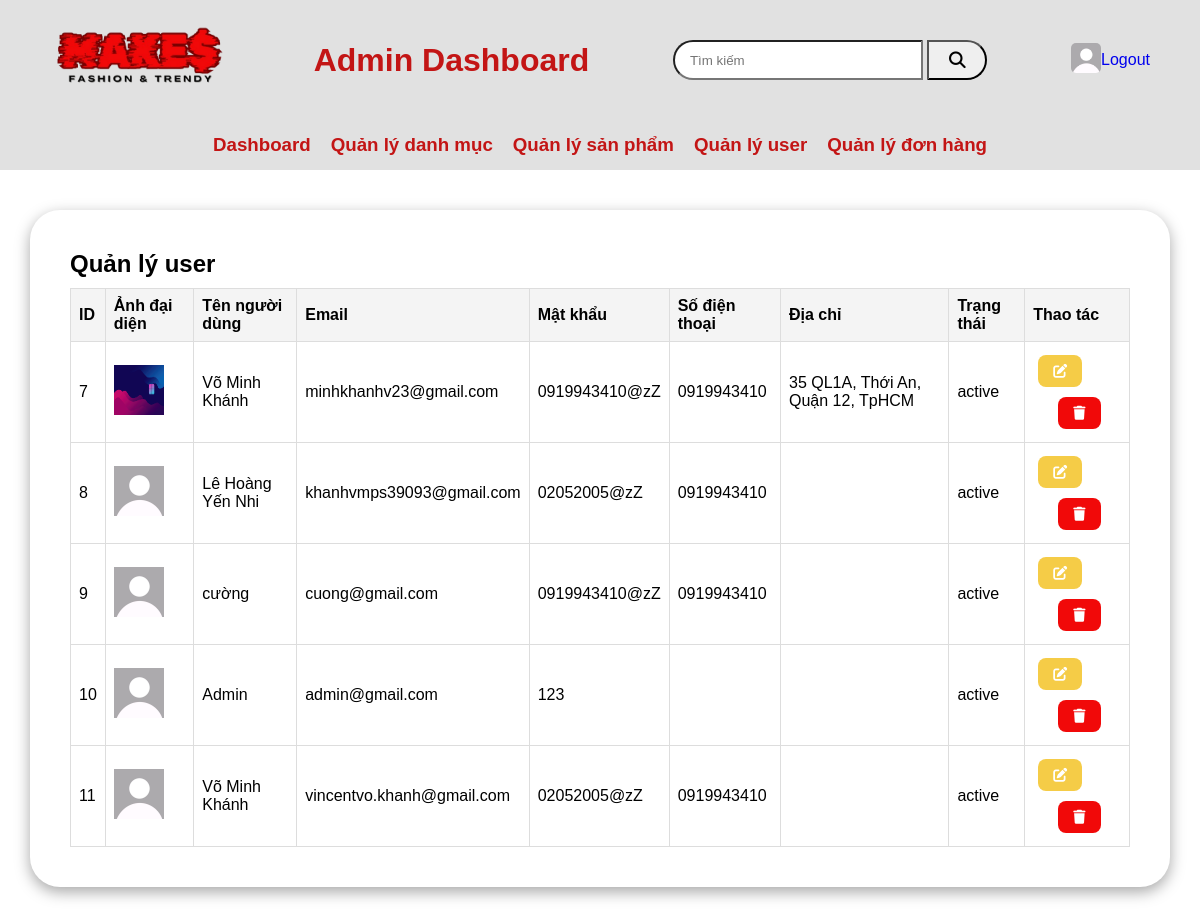
/admin/user (signed in), run on the app's committed database.
### tables this page shows
CREATE TABLE `users` (
  `id` int(10) NOT NULL,
  `image` varchar(255) DEFAULT NULL COMMENT 'ảnh đại diện',
  `name` varchar(100) NOT NULL COMMENT 'tên người dùng',
  `email` varchar(100) NOT NULL,
  `password` varchar(255) NOT NULL COMMENT 'mật khẩu đã mã hóa',
  `phone` varchar(10) NOT NULL COMMENT 'số điện thoại',
  `address` text DEFAULT NULL COMMENT 'địa chỉ',
  `role` int(11) NOT NULL COMMENT 'vai trò',
  `status` varchar(50) NOT NULL COMMENT 'trạng thái',
  `created_at` datetime NOT NULL COMMENT 'ngày tạo',
  `updated_at` datetime NOT NULL COMMENT 'ngày cập nhật'
);

### app/controllers/Admin_User_Controller.php (called while the page is built, shortened)
<?php
require "./core/Controller.php";
class Admin_User_Controller extends Controller
{
    public $admin_user_model;
    public $data = [];
    public function __construct()
    {
        $this->admin_user_model = $this->model('Admin_User_Model');
    }
    public function user()
    {
        $users = $this->admin_user_model->getAllUser();
        $this->data['content'] = 'admin/admin_user';
        $this->data['sub_content'] = ['users' => $users];
        $this->render('layout/admin', $this->data);
    }
}

### index.php (called while the page is built, shortened)
<?php
$router = new R();
$router->add("/", ["controller" => "home", "action" => "index"]);
$router->add("/dang-nhap", ["controller" => "auth", "action" => "index"]);
$router->add("/dang-xuat", ["controller" => "auth", "action" => "logout"]);
$router->add("/quen-mat-khau", ["controller" => "auth", "action" => "forget_pass"]);
$router->add("/auth/forget_password", ["controller" => "auth", "action" => "forget_password"]);
$router->add("/trang-xac-nhan", ["controller" => "auth", "action" => "verify"]);
$router->add("/auth/check_verify", ["controller" => "auth", "action" => "check_verify"]);
$router->add("/doi-mat-khau", ["controller" => "auth", "action" => "reset_pass"]);
$router->add("/auth/reset_password", ["controller" => "auth", "action" => "reset_password"]);
$router->add("/trang-ca-nhan", ["controller" => "auth", "action" => "profile"]);
$router->add("/chinh-sua-trang-ca-nhan", ["controller" => "auth", "action" => "update_profile"]);
$router->add("/cap-nhat-trang-ca-nhan", ["controller" => "auth", "action" => "update_profile_user"]);
$router->add("/san-pham", ["controller" => "product", "action" => "index"]);
$router->add("/chi-tiet-san-pham/{id}", ["controller" => "product", "action" => "detail_pro"]);
$router->add("/dang-ky-tai-khoan", ["controller" => "auth", "action" => "register"]);
$router->add("/dang-nhap-tai-khoan", ["controller" => "auth", "action" => "login"]);
$router->add("/tim-kiem", ["controller" => "product", "action" => "search"]);
$router->add("/gio-hang", ["controller" => "cart", "action" => "index"]);
$router->add("/them-san-pham", ["controller" => "cart", "action" => "add_to_cart"]);
$router->add("/cart/delete/{id}/{product_id}/{size_id}", ["controller" => "cart", "action" => "delete"]);
$router->add("/tang_giam_so_luong/{id}/{product_id}/{loai}", ["controller" =>"cart", "action"=>"cartItem"]);
$router->add("/order/addOrder", ["controller" =>"order", "action"=> "addOrder"]);
$router->add("/trang-yeu-thich", ["controller" =>"Home", "action"=> "fav"]);
$router->add("/them-yeu-thich/{id}", ["controller" =>"Home", "action"=> "addfav"]);
$router->add("/xoa-yeu-thich/{id}", ["controller" =>"Home", "action"=> "deletefav"]);
$router->add("/theo-doi-don-hang", ["controller" =>"cart", "action"=> "order_tracking"]);
$router->add("/dashboard", ["controller" => "Admin_Cate", "action" => "index"]);
$router->add("/admin/category", ["controller" => "Admin_Cate", "action" => "category"]);
$router->add("/admin/product", ["controller" => "Admin_Product", "action" => "product"]);
$router->add("/admin/insert_product_page", ["controller" => "Admin_Product", "action" => "insert"]);
$router->add("/admin/them-san-pham", ["controller" => "Admin_Product", "action" => "insert_product"]);
$router->add("/admin/xoa-san-pham/{id}", ["controller" => "Admin_Product", "action" => "delete"]);
$router->add("/admin/cap-nhat-san-pham/{id}", ["controller" => "Admin_Product", "action" => "edit_product"]);
$router->add("/admin/update_product/{id}", ["controller" => "Admin_Product", "action" => "update_product"]);
$router->add("/tim-kiem-admin", ["controller" => "Admin_Product", "action" => "search"]);
$router->add("/admin/user", ["controller" => "Admin_User", "action" => "user"]);
$router->add("/admin/edit_user/{id}", ["controller" => "Admin_User", "action" => "edit_user"]);
$router->add("/admin/update_user/{id}", ["controller" => "Admin_User", "action" => "update_user"]);
$router->add("/admin/order", ["controller" => "Admin_Order", "action" => "index"]);
$router->add("/admin/update_order", ["controller" => "Admin_Order", "action" => "update_status"]);
$router->add("/admin/delete_order", ["controller" => "Admin_Order", "action" => "delete_status"]);
$router->add("/admin/edit_order/{id}", ["controller" => "Admin_Order", "action" => "edit"]);
$router->add("/admin/delete_order/{id}", ["controller" => "Admin_Order", "action" => "delete"]);
$router->add("/admin/edit_cate/{id}", ["controller" => "Admin_Cate", "action" => "edit_cate"]);
$router->add("/admin/update_cate/{id}", ["controller" => "Admin_Cate", "action" => "update_cate"]);
$router->add("/admin/delete_cate/{id}", ["controller" => "Admin_Cate", "action" => "delete_cate"]);
$router->add("/admin/insert_cate_page", ["controller" => "Admin_Cate", "action" => "insert_cate_page"]);
$router->add("/admin/insert_cate", ["controller" => "Admin_Cate", "action" => "insert_cate"]);
$request_uri = $_SERVER['REQUEST_URI'];
$path = str_replace('/MAKE_MONEY', '', $request_uri);
$params = $router->match($path);
$action = $params['action'] ?? "index";
$controller_object = new $controller();
unset($params['controller'], $params['action']);
$args = array_values($params);
call_user_func_array([$controller_object, $action], $args);

### core/Database.php (called while the page is built, shortened)
<?php
class Database
{
  private $servername = 'localhost';
  private $database = 'converse';
  private $username = 'root';
  private $password = '';
  private $charset = "utf8mb4";
  private $pdo;
  public function __construct()
  {
    try {
      $dsn = "mysql:host=$this->servername;dbname=$this->database;charset=$this->charset";
      $this->pdo = new PDO($dsn, $this->username, $this->password);
      $this->pdo->setAttribute(PDO::ATTR_ERRMODE, PDO::ERRMODE_EXCEPTION);
    } catch (PDOException $e) {
      echo "Connection failed: " . $e->getMessage();
    }
  }
  public function query($sql, $param = [])
  {
    $stmt = $this->pdo->prepare($sql);
    if ($param) {
      $stmt->execute($param);
    } else {
      $stmt->execute();
    }
    return $stmt;
  }
  public function getAll($sql, $param = [])
  {
    $stmt = $this->query($sql, $param);
    return $stmt->fetchAll(PDO::FETCH_ASSOC);
  }
}

### app/models/Admin_User_Model.php (called while the page is built, shortened)
<?php
class Admin_User_Model extends Model
{
    protected $db;
    public function __construct()
    {
        $this->db = new Database();
    }
    public function getAllUser()
    {
        $sql = "SELECT * FROM users ";
        return $this->db->getAll($sql);
    }
}

### app/views/admin/admin_user.php (the view)
<main class="main-contentad">
    <h2>Quản lý user</h2>
    <table>
        <tr>
            <th>ID</th>
            <th>Ảnh đại diện</th>
            <th>Tên người dùng</th>
            <th>Email</th>
            <th>Mật khẩu</th>
            <th>Số điện thoại</th>
            <th>Địa chỉ</th>
            <th>Trạng thái</th>
            <th>Thao tác</th>
        </tr>
        <?php foreach ($users as $u) { ?>
            <tr>
                <td><?= $u['id'] ?></td>
                <td><img src="<?= _WEB_ROOT_ ?>/public/image_user/<?= $u['image'] ?>" alt="" height="50px" width="50px"></td>
                <td><?= $u['name'] ?></td>
                <td><?= $u['email'] ?></td>
                <td><?= $u['password'] ?></td>
                <td><?= $u['phone'] ?></td>
                <td><?= $u['address'] ?></td>
                <td><?= $u['status'] ?></td>
                <td>
                    <button style="background-color: #F5CC47;" onclick="location.href='<?= _WEB_ROOT_ ?>/admin/edit_user/<?= $u['id'] ?>'" class="delete-btn"><i class="fa-solid fa-pen-to-square" style="color: #ffffff;"></button>
                    <button class="delete-btn"><i class="fa-solid fa-trash" style="color: #ffffff;"></i></button>
                </td>
            </tr>
        <?php } ?>
    </table>
</main>

### public/css/admin.css (style rules this page uses)
* { margin: 0; padding: 0; box-sizing: border-box; font-family: 'Montserrat', sans-serif; }
.main-contentad { padding: 20px; flex: 1; overflow-y: auto; }
.containerad button { background-color: #f10909; color: #fff; font-size: 14px; padding: 10px 20px; border: 1px solid transparent; border-radius: 8px; font-weight: 600; cursor: pointer; margin-top: 10px; }
.containerad .delete-btn { background-color: #f10909; color: #fff; border-radius: 8px; font-size: 14px; padding: 8px 15px; margin: 5px; border: none; cursor: pointer; }
.containerad table { width: 100%; border-collapse: collapse; margin-top: 10px; }
.containerad th, .containerad td { border: 1px solid #ddd; padding: 8px; text-align: left; }
.containerad th { background-color: #f4f4f4; }

### public/css/index.css (style rules this page uses)
* { margin: 0; padding: 0; box-sizing: border-box; font-family: sans-serif; text-decoration: none; list-style: none; }
body { margin: 0; padding: 0; width: 100vw; overflow-x: hidden; }

### data on the page
users: id "7", image (picture), name "Võ Minh Khánh", email "minhkhanhv23@gmail.com", password "0919943410@zZ", phone "0919943410", address "35 QL1A, Thới An, Quận 12, TpHCM", status "active"
users: id "8", image (picture), name "Lê Hoàng Yến Nhi", email "khanhvmps39093@gmail.com", password "02052005@zZ", phone "0919943410", status "active"
users: id "9", image (picture), name "cường", email "cuong@gmail.com", password "0919943410@zZ", phone "0919943410", status "active"
users: id "10", image (picture), name "Admin", email "admin@gmail.com", password "123", status "active"
users: id "11", image (picture), name "Võ Minh Khánh", email "vincentvo.khanh@gmail.com", password "02052005@zZ", phone "0919943410", status "active"
